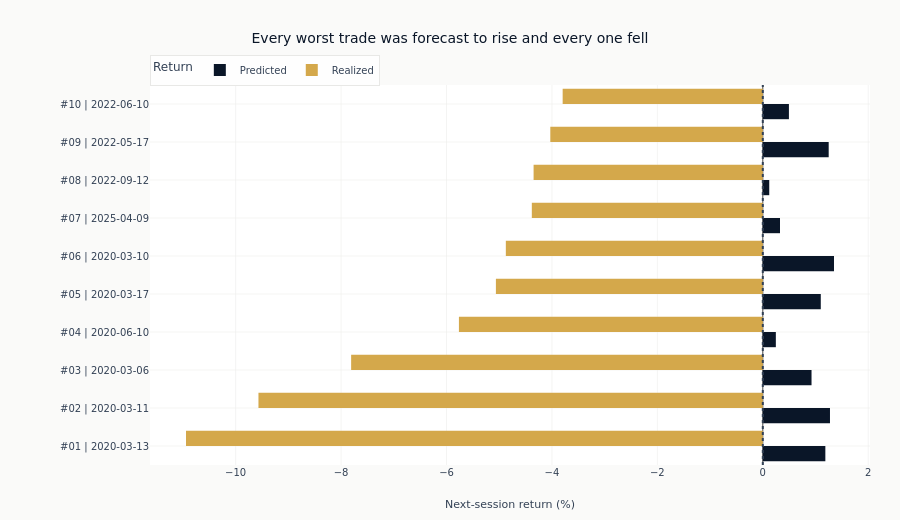

Source (notebook cell):
### Code cell
fig = px.bar(
    forecast_long,
    x="return_pct",
    y="trade_label",
    color="series",
    orientation="h",
    barmode="group",
    color_discrete_map={"Predicted": COLORS["blue"], "Realized": COLORS["amber"]},
    category_orders={"trade_label": entry_order},
    title="Every worst trade was forecast to rise and every one fell",
    labels={
        "return_pct": "Next-session return (%)",
        "trade_label": "",
        "series": "Return",
    },
)
fig.add_vline(x=0, line_color=COLORS["neutral"], line_dash="dot")
fig.update_yaxes(automargin=True)
fig.update_layout(
    height=520,
    margin=dict(l=150, r=30, t=85, b=55),
    legend=dict(orientation="h", y=1.08),
)
show_plotly_with_alt(
    fig,
    "Paired horizontal bars per worst trade, forecast against realized next-session return. Every forecast bar points positive and every realized bar points negative, by varying amounts.",
)

### Figure 1 — Plotly figure (JSON) as saved in the notebook; plotly's stock layout.template omitted (floating-point values rounded to 4 significant figures)
{"data": [{"alignmentgroup": "True", "hovertemplate": "Return=Predicted<br>Next-session return (%)=%{x}<br>=%{y}<extra></extra>", "legendgroup": "Predicted", "marker": {"color": "#0a1628", "pattern": {"shape": ""}}, "name": "Predicted", "offsetgroup": "Predicted", "orientation": "h", "showlegend": true, "textposition": "auto", "type": "bar", "x": [1.187, 1.274, 0.9246, 0.2473, 1.1, 1.351, 0.3265, 0.1223, 1.25, 0.4955], "xaxis": "x", "y": ["#01 | 2020-03-13", "#02 | 2020-03-11", "#03 | 2020-03-06", "#04 | 2020-06-10", "#05 | 2020-03-17", "#06 | 2020-03-10", "#07 | 2025-04-09", "#08 | 2022-09-12", "#09 | 2022-05-17", "#10 | 2022-06-10"], "yaxis": "y"}, {"alignmentgroup": "True", "hovertemplate": "Return=Realized<br>Next-session return (%)=%{x}<br>=%{y}<extra></extra>", "legendgroup": "Realized", "marker": {"color": "#D4A84B", "pattern": {"shape": ""}}, "name": "Realized", "offsetgroup": "Realized", "orientation": "h", "showlegend": true, "textposition": "auto", "type": "bar", "x": [-10.94, -9.568, -7.809, -5.765, -5.063, -4.875, -4.382, -4.348, -4.031, -3.797], "xaxis": "x", "y": ["#01 | 2020-03-13", "#02 | 2020-03-11", "#03 | 2020-03-06", "#04 | 2020-06-10", "#05 | 2020-03-17", "#06 | 2020-03-10", "#07 | 2025-04-09", "#08 | 2022-09-12", "#09 | 2022-05-17", "#10 | 2022-06-10"], "yaxis": "y"}], "layout": {"barmode": "group", "height": 520, "legend": {"orientation": "h", "title": {"text": "Return"}, "tracegroupgap": 0, "y": 1.08}, "margin": {"b": 55, "l": 150, "r": 30, "t": 85}, "shapes": [{"line": {"color": "#334155", "dash": "dot"}, "type": "line", "x0": 0, "x1": 0, "xref": "x", "y0": 0, "y1": 1, "yref": "y domain"}], "title": {"text": "Every worst trade was forecast to rise and every one fell"}, "xaxis": {"anchor": "y", "domain": [0.0, 1.0], "title": {"text": "Next-session return (%)"}}, "yaxis": {"anchor": "x", "automargin": true, "categoryarray": ["#01 | 2020-03-13", "#02 | 2020-03-11", "#03 | 2020-03-06", "#04 | 2020-06-10", "#05 | 2020-03-17", "#06 | 2020-03-10", "#07 | 2025-04-09", "#08 | 2022-09-12", "#09 | 2022-05-17", "#10 | 2022-06-10"], "categoryorder": "array", "domain": [0.0, 1.0], "title": {"text": ""}}}}
